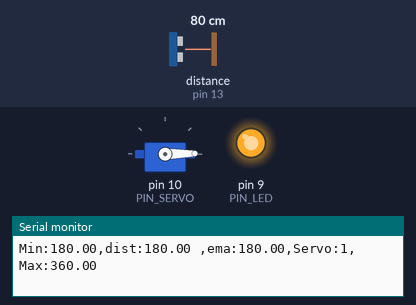
This sketch was run on a simulated Arduino Uno, built with avr-gcc and run on an emulated ATmega328P. On the bench: servo, output pins drawn as LEDs (lit = HIGH), the last lines printed to the serial monitor. Wiring (inferred from the names in the program): ultrasonic range finder: trigger pin 12; echo pin 13. The test bench sets the inputs (shaded band); at power-on: distance to the obstacle (sensor on pin 13) 80 cm. The echo pulse lasts 58.3 µs per cm; pins used as bus, display or sensor lines are not drawn.

Above: at 1.2 s.
1.3 s: distance to the obstacle (sensor on pin 13) set to 35 cm
At 3.9 s:
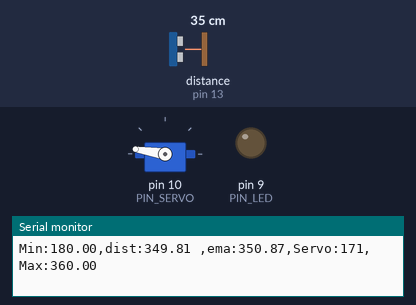
4.3 s: distance to the obstacle (sensor on pin 13) set to 2 cm
At 5.4 s:
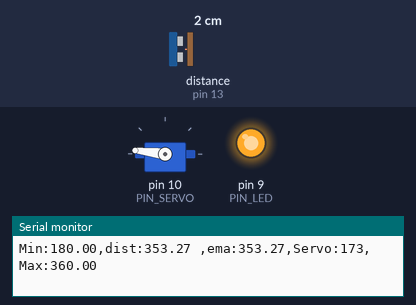
5.9 s: distance to the obstacle (sensor on pin 13) set to 18 cm
At 6.05 s:
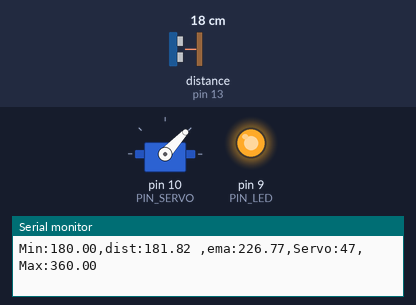
8.9 s: distance to the obstacle (sensor on pin 13) set to 4 cm
At 9.9 s:
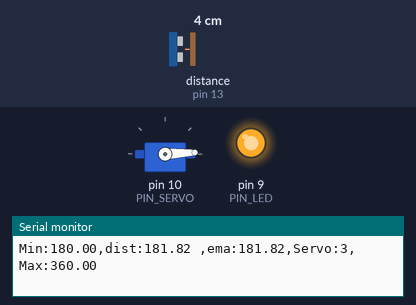
Timing chart, 0 to 11.4 s (numbered marks = the images above; inputs shaded):
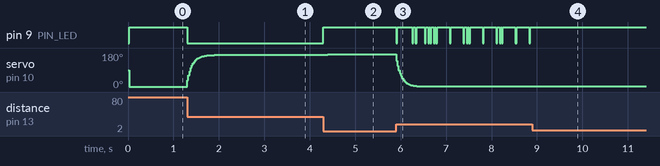

Measured:
- after the input at 1.3 s, pin 9 (PIN_LED): HIGH → LOW at once
- after the input at 4.3 s, pin 9 (PIN_LED): LOW → HIGH at once
- after the input at 5.9 s, servo on pin 10 (PIN_SERVO): moves from 173° to 3° over 0.58 s, starting at once
- after the input at 8.9 s, pin 9 (PIN_LED): stops changing and stays HIGH

The sketch:

servo_control_distance_11P07_.ino
```cpp
#include <Servo.h>

// Arduino pin assignment
#define PIN_LED   9   // LED active-low
#define PIN_TRIG  12  // sonar sensor TRIGGER
#define PIN_ECHO  13  // sonar sensor ECHO
#define PIN_SERVO 10  // servi motor

// configurable parameters for sonar
#define SND_VEL 346.0     // sound velocity at 24 celsius degree (unit: m/sec)
#define INTERVAL 25      // sampling interval (unit: msec)
#define PULSE_DURATION 10 // ultra-sound Pulse Duration (unit: usec)
#define _DIST_MIN 180.0   // minimum distance to be measured (unit: mm)
#define _DIST_MAX 360.0   // maximum distance to be measured (unit: mm)

#define TIMEOUT ((INTERVAL / 2) * 1000.0) // maximum echo waiting time (unit: usec)
#define SCALE (0.001 * 0.5 * SND_VEL) // coefficent to convert duration to distance

#define _EMA_ALPHA 0.2  // EMA weight of new sample (range: 0 to 1)
                          // Setting EMA to 1 effectively disables EMA filter.

// Target Distance
#define _TARGET_LOW  180.0
#define _TARGET_HIGH 360.0

// duty duration for myservo.writeMicroseconds()
// NEEDS TUNING (servo by servo)

#define _DUTY_MIN 553 // servo full clockwise position (0 degree)
#define _DUTY_NEU 1476// servo neutral position (90 degree)
#define _DUTY_MAX 2399 // servo full counterclockwise position (180 degree)

// global variables
float  dist_ema, dist_prev = _DIST_MAX; // unit: mm
unsigned long last_sampling_time; // unit: ms

Servo myservo;

void setup() {
  // initialize GPIO pins
  pinMode(PIN_LED, OUTPUT);
  pinMode(PIN_TRIG, OUTPUT);  // sonar TRIGGER
  pinMode(PIN_ECHO, INPUT);   // sonar ECHO
  digitalWrite(PIN_TRIG, LOW);  // turn-off Sonar

  myservo.attach(PIN_SERVO);
  myservo.writeMicroseconds(_DUTY_NEU);

  // initialize USS related variables
  dist_prev = _DIST_MIN; // raw distance output from USS (unit: mm)

  // initialize serial port
  Serial.begin(57600);
}

void loop() {
  float  dist_raw;

  // wait until next sampling time.
  if (millis() < (last_sampling_time + INTERVAL))
    return;

  dist_raw = USS_measure(PIN_TRIG, PIN_ECHO); // read distance

  if (dist_raw < _DIST_MIN) {
    dist_raw = dist_prev;           // cut lower than minimum
    digitalWrite(PIN_LED, 1);       // LED OFF
  } else if (dist_raw > _DIST_MAX) {
    dist_raw = dist_prev;           // Cut higher than maximum
    digitalWrite(PIN_LED, 1);       // LED OFF
  } else {    // In desired Range
    digitalWrite(PIN_LED, 0);       // LED ON
    dist_prev = dist_raw;
  }

  // Apply ema filter here
  dist_ema = _EMA_ALPHA* dist_raw + (1 - _EMA_ALPHA) * dist_ema;

  // adjust servo position according to the USS read value

  // add your code here!
  if (dist_ema <= _TARGET_LOW){
    myservo.writeMicroseconds(_DUTY_MIN);
  } else if(dist_ema >= _TARGET_HIGH){
    myservo.writeMicroseconds(_DUTY_MAX);
  } else{
    myservo.writeMicroseconds(int(round(_DUTY_MIN + ((_DUTY_MAX - _DUTY_MIN) / 180.0 * (dist_ema - _TARGET_LOW)))));
  }
  // Use _TARGET_LOW, _TARGTE_HIGH

  // output the distance to the serial port
  Serial.print("Min:");    Serial.print(_DIST_MIN);
  Serial.print(",dist:");  Serial.print(dist_raw);
  Serial.print(" ,ema:");  Serial.print(dist_ema);
  Serial.print(",Servo:"); Serial.print(myservo.read());
  Serial.print(",Max:");   Serial.print(_DIST_MAX);
  Serial.println("");

  // update last sampling time
  last_sampling_time += INTERVAL;
}

// get a distance reading from USS. return value is in millimeter.
float USS_measure(int TRIG, int ECHO)
{
  digitalWrite(TRIG, HIGH);
  delayMicroseconds(PULSE_DURATION);
  digitalWrite(TRIG, LOW);

  return pulseIn(ECHO, HIGH, TIMEOUT) * SCALE; // unit: mm

  // Pulse duration to distance conversion example (target distance = 17.3m)
  // - round trip distance: 34.6m
  // - expected pulse duration: 0.1 sec, or 100,000us
  // - pulseIn(ECHO, HIGH, timeout) * 0.001 * 0.5 * SND_VEL
  //        = 100,000 micro*sec * 0.001 milli/micro * 0.5 * 346 meter/sec
  //        = 100,000 * 0.001 * 0.5 * 346 * micro * sec * milli * meter
  //                                        ----------------------------
  //                                         micro * sec
  //        = 100 * 173 milli*meter = 17,300 mm = 17.3m
  // pulseIn() returns microseconds.
}
```
